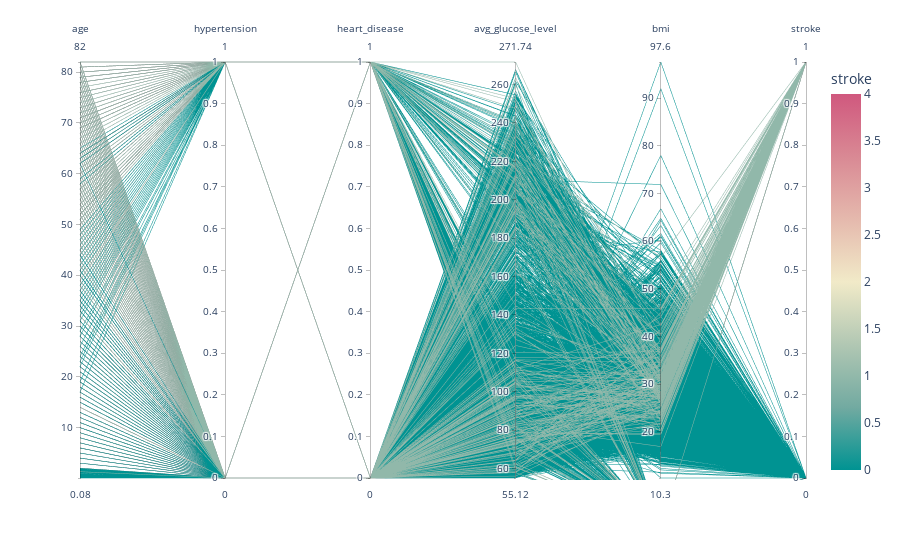

Here is the notebook cell this chart was saved with:
### Code cell
fig = px.parallel_coordinates(df, color='stroke', color_continuous_scale=px.colors.diverging.Tealrose, color_continuous_midpoint=2)
fig.show()

### Figure 1 — Plotly figure (JSON) as saved in the notebook; plotly's stock layout.template omitted (floating-point values rounded to 4 significant figures; data arrays with more than 128 entries replaced by an {"elided": "..."} marker saying what was removed)
{"data": [{"dimensions": [{"label": "age", "values": {"elided": "5110 float values"}}, {"label": "hypertension", "values": {"elided": "5110 int values"}}, {"label": "heart_disease", "values": {"elided": "5110 int values"}}, {"label": "avg_glucose_level", "values": {"elided": "5110 float values"}}, {"label": "bmi", "values": {"elided": "5110 float values"}}, {"label": "stroke", "values": {"elided": "5110 int values"}}], "domain": {"x": [0, 1], "y": [0, 1]}, "line": {"color": {"elided": "5110 int values"}, "coloraxis": "coloraxis"}, "name": "", "type": "parcoords"}], "layout": {"coloraxis": {"cmid": 2, "colorbar": {"title": {"text": "stroke"}}, "colorscale": [[0, "rgb(0, 147, 146)"], [0.1667, "rgb(114, 170, 161)"], [0.3333, "rgb(177, 199, 179)"], [0.5, "rgb(241, 234, 200)"], [0.6667, "rgb(229, 185, 173)"], [0.8333, "rgb(217, 137, 148)"], [1, "rgb(208, 88, 126)"]]}, "legend": {"tracegroupgap": 0}, "margin": {"t": 60}}}
